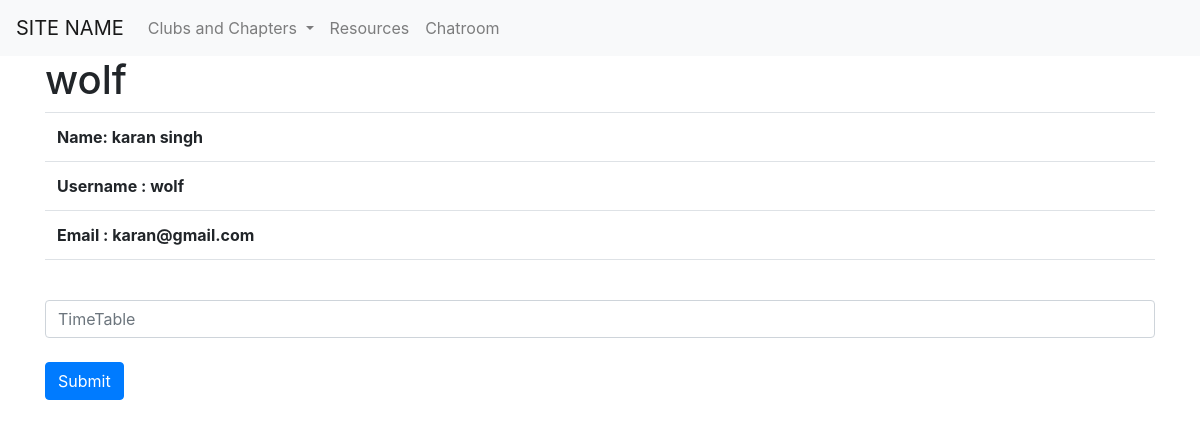
/accounts/profile/ (signed in), run on the app's committed database.
### accounts/models.py (models this page shows, shortened)
class UserAccount(AbstractBaseUser):
    email           = models.EmailField(verbose_name='email', max_length=60, unique=True)
    username        = models.CharField(verbose_name='username', max_length=30, unique=True)
    date_joined     = models.DateTimeField(verbose_name='date joined', auto_now_add=True)
    last_login      = models.DateTimeField(verbose_name='last login', auto_now=True)
    is_admin        = models.BooleanField(default=False)
    is_active       = models.BooleanField(default=True)
    is_staff        = models.BooleanField(default=False)
    first_name      = models.CharField(default='', max_length=30)
    last_name       = models.CharField(default='', max_length=30)
    timetable       = models.TextField(default='', max_length=10000, null=True)
    club_verification = models.BooleanField(default=False)
    USERNAME_FIELD = 'email'
    REQUIRED_FIELDS = ['username']
    objects = UserAccountManager()

### homepage/views.py (the view)
# urls.py: path('accounts/profile/', Profile, name='profile'),
def Profile(request):
    user_data = {
            'firstname' : request.user.first_name,
            'lastname' : request.user.last_name,
            'username': request.user.username,
            'email': request.user.email,
        }
    print(request.user.username)
    if not request.user.is_anonymous:
        if request.method == 'POST':
            time_table = request.POST.get('timetable')
            timetable_converted = [time_table]
            timetable_binary = {}
            slots = ['A1', 'TA1', 'TAA1', 'B1', 'TB1', 'C1', 'TC1', 'TCC1', 'D1', 'TD1', 'E1', 'TE1', 'F1', 'TF1', 'G1', 'TG1',
                    'A2', 'TA2', 'TAA2', 'B2', 'TB2', 'TBB2', 'C2', 'TC2', 'TCC2', 'D2', 'TD2', 'TDD2', 'E2', 'TE2', 'F2', 'TF2', 'G2', 'TG2',
                    'V1', 'V2', 'V3', 'V4', 'V5', 'V6', 'V7', 'V8', 'V9', 'V10', 'V11']
            lab_slots = ['L'+ f'{i}' for i in range(1, 95, 2)]
            for i in lab_slots:
                slots.append(i)
            for slot in slots:
                exec("%s = %d" % (slot,0))
            for j in slots:
                for k in timetable_converted:
                    if j+"-" in k:
                        exec("%s = %d" % (j,1))
            for slot in slots:
                timetable_binary[slot] = vars()[slot]
            user_m = UserAccount.objects.get(username=request.user.username)
            user_m.timetable = timetable_binary
            user_m.slot_list = slots
            user_m.save()
            return render(request, 'homepage/profile.html', user_data)
        else:
            return render(request, 'homepage/profile.html', user_data)
    else:
        return redirect('/accounts/login')

### homepage/templates/homepage/profile.html (shortened to what this page needs)
<!doctype html>
<html lang="en">
    <head>
        <link rel="stylesheet" href="https://stackpath.bootstrapcdn.com/bootstrap/4.5.0/css/bootstrap.min.css"
>
        <link rel="stylesheet" href="//code.jquery.com/ui/1.12.1/themes/base/jquery-ui.css">
    </head>
    <body>
        <nav class="navbar navbar-expand-lg navbar-light bg-light sticky-top">
            <a class=" navbar-brand" href="/">SITE NAME</a>
            <div class="collapse navbar-collapse" id="navbarSupportedContent">
                <ul class="navbar-nav mr-auto">
                    <li class="nav-item dropdown">
                        <a class="nav-link dropdown-toggle" href="#" id="navbarDropdown" role="button"
                            data-toggle="dropdown" aria-haspopup="true" aria-expanded="false">
                            Clubs and Chapters
                        </a>
                    </li>
                    <li class="nav-item">
                        <a class="nav-link" href="/resources/">Resources</a>
                    </li>
                    <li class="nav-item">
                        <a class="nav-link" href="/chatroom/">Chatroom</a>
                    </li>
                </ul>
            </div>
        </nav>
    <div class='container'>
    <h1>{{username}}</h1>
    <table class="table">
        <tr>
            <th scope = 'col'>Name: {{firstname}} {{lastname}}</th>
        </tr>
        <tr>
            <th scope = 'col'>Username : {{username}}</th>
        </tr>
         <tr>
            <th scope = 'col'>Email : {{email}}</th>
        </tr>
        <tr>
            <th scope = 'col'>{{timetable}}</th>
        </tr>
    </table>
    <form action="/accounts/profile" id='submit_tt' method="post" >
        <div class="form-label-group">
            <input autocomplete='chrome-off' type="text" id="timetable" name='timetable' class="form-control"
                placeholder="TimeTable" required autofocus>
            <br>
            <button class="btn btn-primary" type='submit'>Submit</button>
        </div>
    </form>
</div>
    {% load static %}
</body>
</html>

### homepage/templates/homepage/profile.html (style rules this page uses)
.collapse { transition-delay: 1s; }

### data on the page
UserAccount: username "wolf", first_name "karan", last_name "singh", email "karan@gmail.com"
